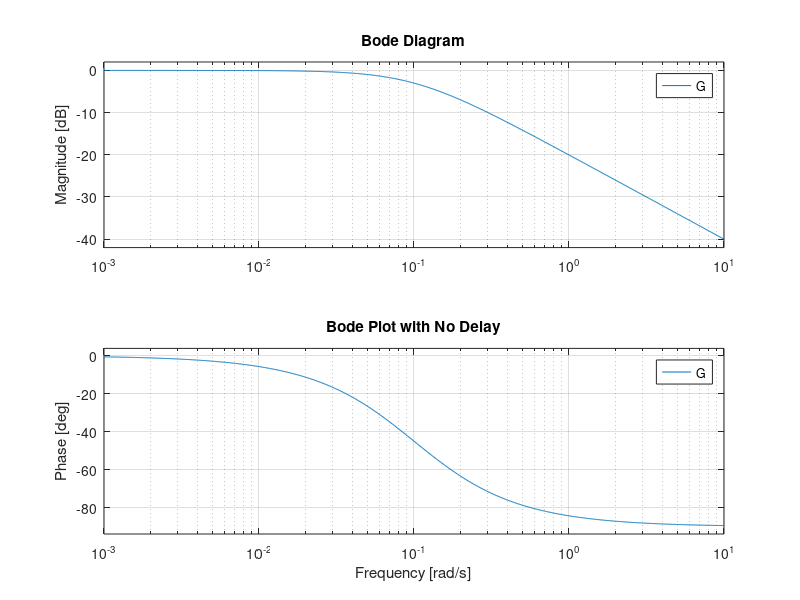
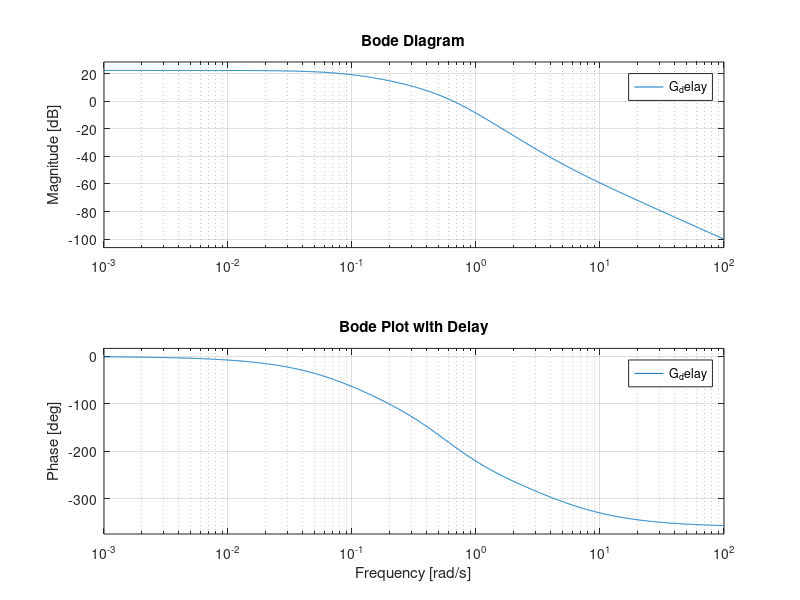

Write MATLAB code to recreate these figures, in order.
clear all; clc; clf;

s = tf('s');
a0 = 0.1;
b0 = 0.1;
d = 6;

num = b0;
den = s + a0;
G = num / den;

num_delay = num * (1 - d*s/2 + (d*2)^2/12);
den_delay = den * (1 + d*s/2 + (d*s)^2/12);
G_delay = num_delay / den_delay;

figure(1)
bode(G);
title("Bode Plot with No Delay");

figure(2);
bode(G_delay);
title("Bode Plot with Delay");